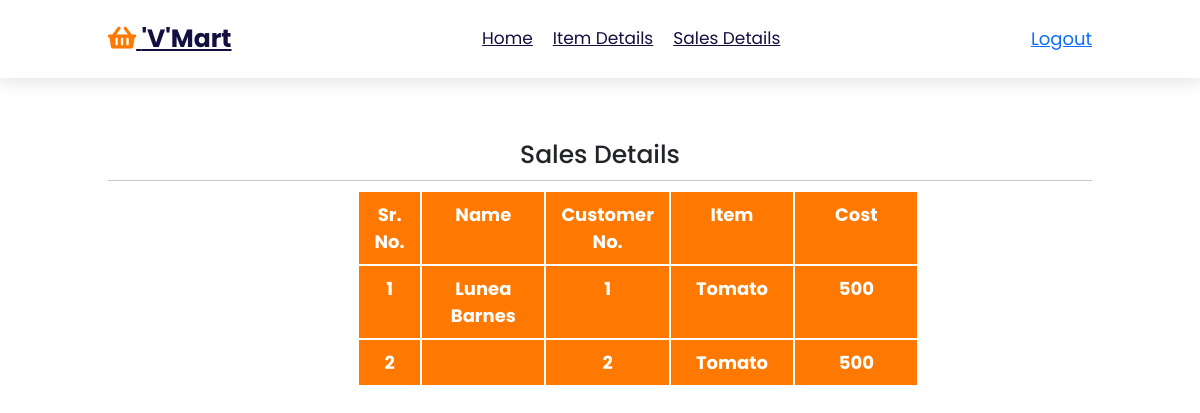
The page /sale-detail (signed in) on the database its author committed.
### super_market/models.py (models this page shows)
class Payment(models.Model):
    product = models.ForeignKey(Product, on_delete=models.CASCADE,null=True)
    user = models.ForeignKey(User, on_delete=models.CASCADE,null=True)
    name = models.CharField(max_length=100)
    expmonth = models.CharField(max_length=100)
    expyear = models.CharField(max_length=100)
    cardnumber = models.CharField(max_length=100)
    cvv = models.CharField(max_length=100)
    status = models.CharField(max_length=100,choices=stat,null=True)
    created_at = models.DateTimeField(auto_now_add=True,null=True)
    updated_at = models.DateTimeField(auto_now=True,null=True)

class Product(models.Model):
    name = models.CharField(max_length=100)
    description = models.CharField(max_length=100)
    image = models.ImageField(upload_to='Profile', max_length=100)
    price = models.CharField(max_length=100)
    created_at = models.DateTimeField(auto_now_add=True)
    updated_at = models.DateTimeField(auto_now=True)

### super_market/views.py (the view)
# urls.py: path('sale-detail', views.sale_detail,name="sale_detail"),
def sale_detail(request):
    if request.user.is_superuser:
        p = Payment.objects.all()
        return render(request, "hod/sales-detail.html",{"p":p})
    else:
        return redirect("user_index")

### template/hod/sales-detail.html
{% extends 'hod/base.html' %}
{% block body %}
<section style="margin-top: 12em;">
    <h1 style="text-align: center;">sales details</h1>
            <hr>
            <div class="container" style="font-size: large;">
             <div class="padleft">
               <div class="row">
                 <div class="col-1">
                    Sr. no.
                  </div>
                  <div class="col-2">
                    Name
                  </div>
                  <div class="col-2">
                    Customer no.
                  </div>
                  <div class="col-2">
                    Item
                  </div>
                  <div class="col-2">
                    cost
                  </div>
                </div>
                {% for p in p %}
                <div class="row" id="row">
                  <div class="col-1">{{forloop.counter}}
                  </div>
                  <div class="col-2">{{p.name}}
                  </div>
                  <div class="col-2">{{p.id}}
                  </div>
                  <div class="col-2">{{p.product.name}}
                  </div>
                  <div class="col-2">{{p.product.price}}
                  </div>
                </div>
                {% endfor %}
</section>
{% endblock body %}

### static/css/style.css (style rules this page uses)
:root { --orange:#ff7800; --black:#130f40; --light-color:#666; --box-shadow:0 .5rem 1.5rem rgba(0,0,0,.1); --border:.2rem solid rgba(0,0,0,.1); --outline:.1rem solid rgba(0,0,0,.1); --outline-hover:.2rem solid var(--black); }
* { font-family: 'Poppins', sans-serif; margin:0; padding:0; box-sizing: border-box; outline: none; border:none; text-decoration: none; text-transform: capitalize; transition: all .2s linear; }
html { font-size: 62.5%; overflow-x: hidden; scroll-behavior: smooth; scroll-padding-top: 7rem; }
body { background:#eee; }
section { padding:2rem 9%; }
.container .row,#row { display: flex; padding-left: 250px; }
.container .row div { background-color: var(--orange); padding: .5em; color: white; font-weight: bold; text-align: center; margin: 1px; }
#row div { padding: .5em; color:#ffffff; font-weight: bold; text-align: center; margin: 1px; }

### rows shown on the page
Payment: name "Lunea Barnes", id "1", product.name "Tomato", product.price "500"
Payment: id "2", product.name "Tomato", product.price "500"
